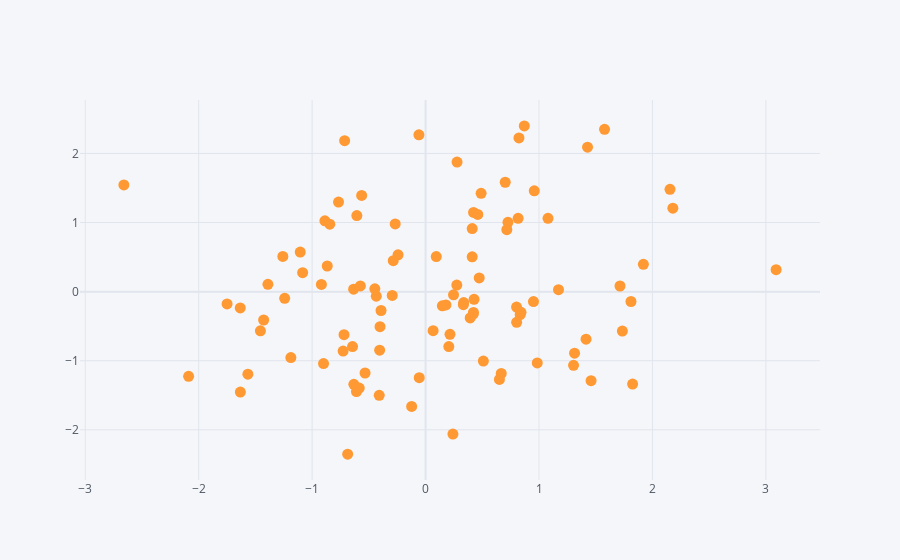

The notebook cell saved with this chart:
### Markdown cell above
## Scatter Plot

### Code cell
df.iplot(kind='scatter',x='A',y='B',size=11,mode='markers') #mode='markers'
